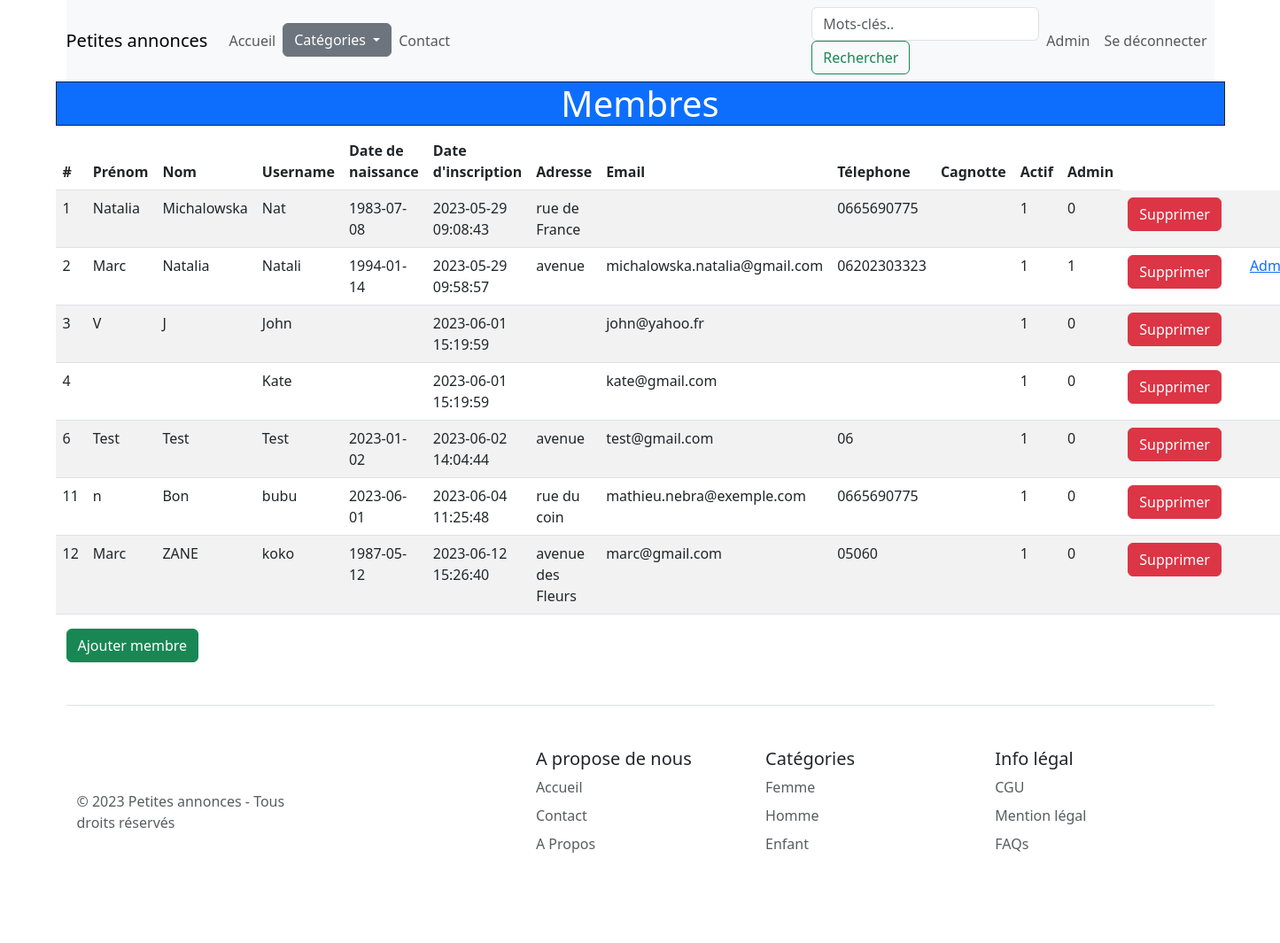
The page /index.php?p=membres (signed in) on the database its author committed.
### tables this page shows
CREATE TABLE IF NOT EXISTS `membres` (
  `id` int UNSIGNED NOT NULL AUTO_INCREMENT,
  `is_admin` tinyint NOT NULL DEFAULT '0',
  `actif` int DEFAULT '1',
  `username` varchar(150) NOT NULL,
  `email` varchar(250) NOT NULL,
  `password` varchar(250) NOT NULL,
  `nom` varchar(150) DEFAULT NULL,
  `prenom` varchar(150) DEFAULT NULL,
  `date_naissance` date DEFAULT NULL,
  `telephone` varchar(20) DEFAULT NULL,
  `adresse` varchar(250) DEFAULT NULL,
  `code_postal` mediumint DEFAULT NULL,
  `ville` varchar(150) DEFAULT NULL,
  `date_inscription` datetime NOT NULL DEFAULT CURRENT_TIMESTAMP,
  `token` varchar(250) DEFAULT NULL,
  `date_validite_token` timestamp NULL DEFAULT NULL,
  `cagnotte` float UNSIGNED DEFAULT NULL,
  `date_update` datetime DEFAULT NULL,
  `avatar` varchar(100) NOT NULL,
  PRIMARY KEY (`id`)
);

### views/Admin/membres.php (the view, shortened to what this page needs)
<?php
    try {
        $db = connect();
        $membersQuery = $db->query('SELECT * FROM membres ORDER BY date_inscription LIMIT 10');
        $members = $membersQuery->fetchAll(PDO::FETCH_ASSOC);;
    } catch (Exception $e) {
        echo $e->getMessage();
    }
?>
<div class='row'>
    <h1 class='col-md-12 text-center border border-dark text-white bg-primary'>Membres</h1>
    <table class='table table-striped'>
        <thead>
            <tr>
                <th scope='col'>#</th>
                <th scope='col'>Prénom</th>
                <th scope='col'>Nom</th>
                <th scope='col'>Username</th>
                <th scope='col'>Date de naissance</th>
                <th scope='col'>Date d'inscription</th>
                <th scope='col'>Adresse</th>
                <th scope='col'>Email</th>
                <th scope='col'>Télephone</th>
                <th scope='col'>Cagnotte</th>
                <th scope='col'>Actif</th>
                <th scope='col'>Admin</th>
            </tr>
        </thead>
        <tbody>
            <?php foreach ($members as $member) : ?>
                <tr>
                    <td><?= $member['id'] ?></td>
                    <td><?= htmlentities($member['prenom'] ?? '') ?></td>
                    <td><?= htmlentities($member['nom'] ?? '') ?></td>
                    <td><?= htmlentities($member['username'] ?? '') ?></td>
                    <td><?= htmlentities($member['date_naissance'] ?? '') ?></td>
                    <td><?= htmlentities($member['date_inscription'] ?? '') ?></td>
                    <td><?= htmlentities($member['adresse'] ?? '') ?></td>
                    <td><?= htmlentities($member['email'] ?? '') ?></td>
                    <td><?= htmlentities($member['telephone'] ?? '') ?></td>
                    <td><?= htmlentities($member['cagnotte'] ?? '') ?></td>
                    <td><?= htmlentities($member['actif'] ?? '') ?></td>
                    <td><?= htmlentities($member['is_admin'] ?? '') ?></td>
                    <td>
                        <a class='btn btn-danger' href='index.php?p=membre_del&id=<?= $member['id'] ?>' role='button'>Supprimer</a>
                    </td>
                    <td>
                    </td>
                    <td>
                    <?php if($member['is_admin']==1)
                    { ?><a class='' href='membre_valide.php?id=<?= $member['id'] ?>' role='button'>Admin</a><?php } ?>
                    </td>
                </tr>
            <?php endforeach; ?>
        </tbody>
    </table>
</div>
<div class='row'>
    <div class='col'>
        <a class='btn btn-success' href='index.php?p=membre_form' role='button'>Ajouter membre</a>
    </div>
</div>

### rows shown on the page
membres: id "1", prenom "Natalia", nom "Michalowska", username "Nat", date_naissance "1983-07-08", date_inscription "2023-05-29 09:08:43", adresse "rue de France", telephone "0665690775", actif "1", is_admin "0"
membres: id "2", prenom "Marc", nom "Natalia", username "Natali", date_naissance "1994-01-14", date_inscription "2023-05-29 09:58:57", adresse "avenue", email "michalowska.natalia@gmail.com", telephone "06202303323", actif "1", is_admin "1"
membres: id "3", prenom "V", nom "J", username "John", date_inscription "2023-06-01 15:19:59", email "john@yahoo.fr", actif "1", is_admin "0"
membres: id "4", username "Kate", date_inscription "2023-06-01 15:19:59", email "kate@gmail.com", actif "1", is_admin "0"
membres: id "6", prenom "Test", nom "Test", username "Test", date_naissance "2023-01-02", date_inscription "2023-06-02 14:04:44", adresse "avenue", email "test@gmail.com", telephone "06", actif "1", is_admin "0"
membres: id "11", prenom "n", nom "Bon", username "bubu", date_naissance "2023-06-01", date_inscription "2023-06-04 11:25:48", adresse "rue du coin", email "mathieu.nebra@exemple.com", telephone "0665690775", actif "1", is_admin "0"
membres: id "12", prenom "Marc", nom "ZANE", username "koko", date_naissance "1987-05-12", date_inscription "2023-06-12 15:26:40", adresse "avenue des Fleurs", email "marc@gmail.com", telephone "05060", actif "1", is_admin "0"
